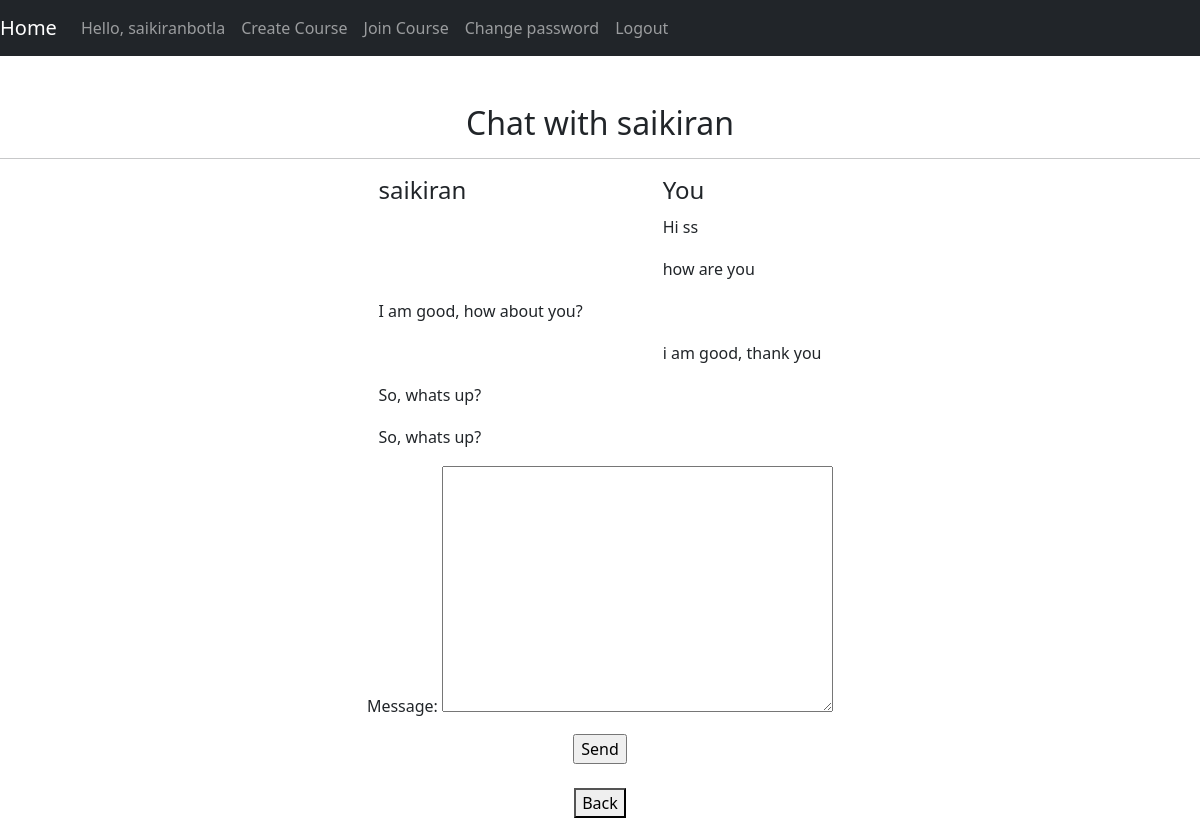
The app's page /chat/saikiran/ (signed in), older data.
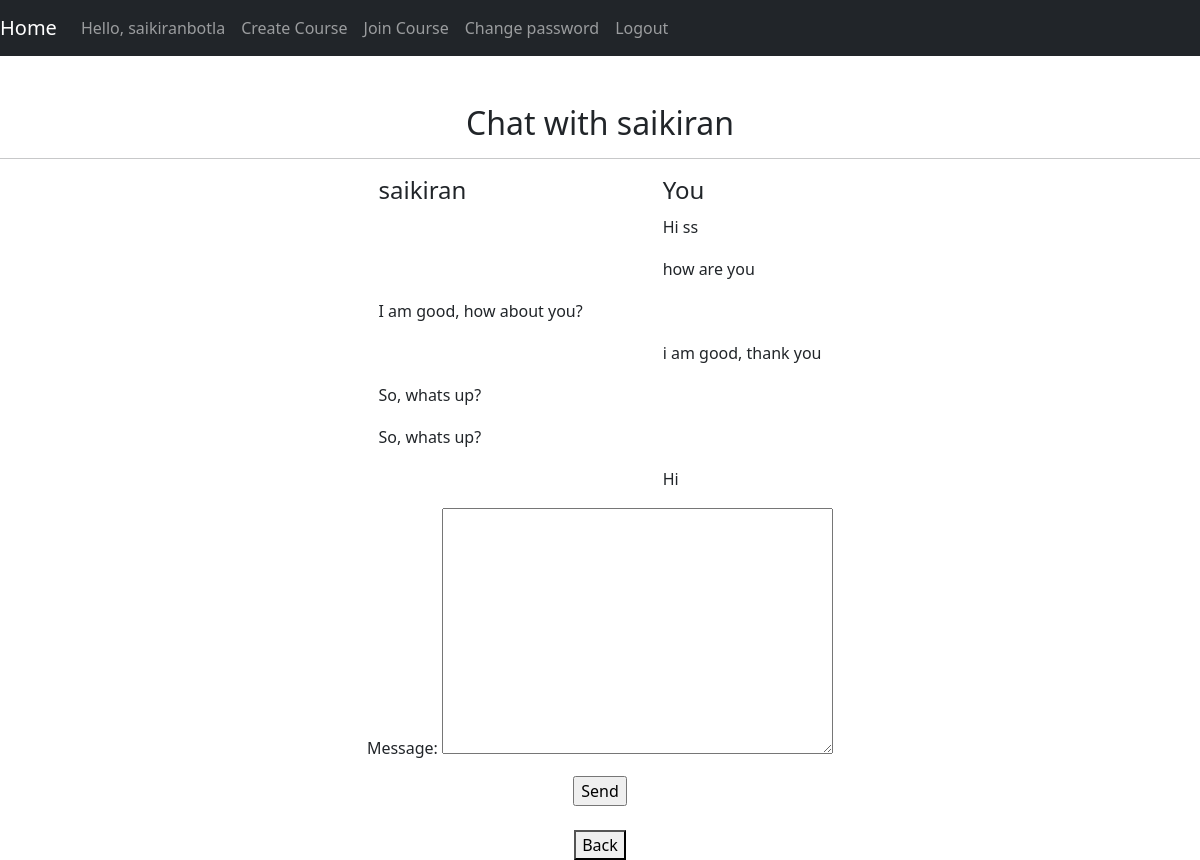
The same page, newer data.
### moodle/models.py (models this page shows, shortened)
class chats(models.Model):
	sender=models.ForeignKey(User,null=True,related_name='sender',on_delete = models.CASCADE)
	receiver = models.ForeignKey(User,null = True, related_name='receiver',on_delete = models.CASCADE)
	message=models.TextField(null=True)
	date_created=models.DateTimeField(auto_now_add=True,null=True)

### moodle/views.py (the view, shortened to what this page needs)
# urls.py: path('chat/<str:ak>/',views.chat,name='chat'),
@login_required(login_url='login')
def chat(request,ak):
	user=User.objects.get(username=ak)
	form=chatform()
	chas=chats.objects.filter(Q(sender=request.user,receiver=user) | Q(sender=user,receiver=request.user)).order_by('date_created')
	return render(request,'moodle/chat.html',{'form':form,'user':user,'chas':chas})

### moodle/forms.py
class chatform(forms.ModelForm):
    class Meta:
        model=chats
        fields=['message']

### moodle/templates/moodle/chat.html (shortened to what this page needs)
{% extends 'moodle/main.html' %}
{% block content %}
<center>
	<br>
	<br>
	<h2>Chat with {{user.username}}</h2>
	<hr>
	<table>
		<tr>
			<td><h4>{{user.username}}</h4></td>
			<td></td>
			<td></td>
			<td></td>
			<td></td>
			<td></td>
			<td></td>
			<td></td>
			<td></td>
			<td></td>
			<td></td>
			<td></td>
			<td></td>
			<td></td>
			<td></td>
			<td></td>
			<td></td>
			<td></td>
			<td></td>
			<td></td>
			<td></td>
			<td></td>
			<td></td>
			<td></td>
			<td></td>
			<td></td>
			<td></td>
			<td></td>
			<td></td>
			<td></td>
			<td></td>
			<td></td>
			<td></td>
			<td></td>
			<td></td>
			<td></td>
			<td></td>
			<td></td>
			<td></td>
			<td></td>
			<td><h4>You</h4></td>
		</tr>
		{% for cha in chas %}
			<tr>
				<td>
					{% if cha.sender == user %}
						<p>{{cha.message}}</p>
					{% endif %}
				</td>
				<td></td>
				<td></td>
				<td></td>
				<td></td>
				<td></td>
				<td></td>
				<td></td>
				<td></td>
				<td></td>
			<td></td>
			<td></td>
			<td></td>
			<td></td>
			<td></td>
			<td></td>
			<td></td>
			<td></td>
			<td></td>
			<td></td>
			<td></td>
			<td></td>
			<td></td>
			<td></td>
			<td></td>
			<td></td>
			<td></td>
			<td></td>
			<td></td>
			<td></td>
			<td></td>
			<td></td>
			<td></td>
			<td></td>
			<td></td>
			<td></td>
			<td></td>
			<td></td>
			<td></td>
			<td></td>
				<td>
					{% if cha.sender != user %}
						<p>{{cha.message}}</p>
					{% endif %}
				</td>
			</tr>
		{% endfor %}
	</table>
	<form method="POST">
		{{ form.as_p }}
		<input type="submit" name="send" value="Send">
	</form>
	<br/>
	<a href="{% url 'listchat' %}"><button>Back</button></a>
</center>
{% endblock %}

Row changes from the older to the newer data that the page shows:
added chats: message "Hi"
